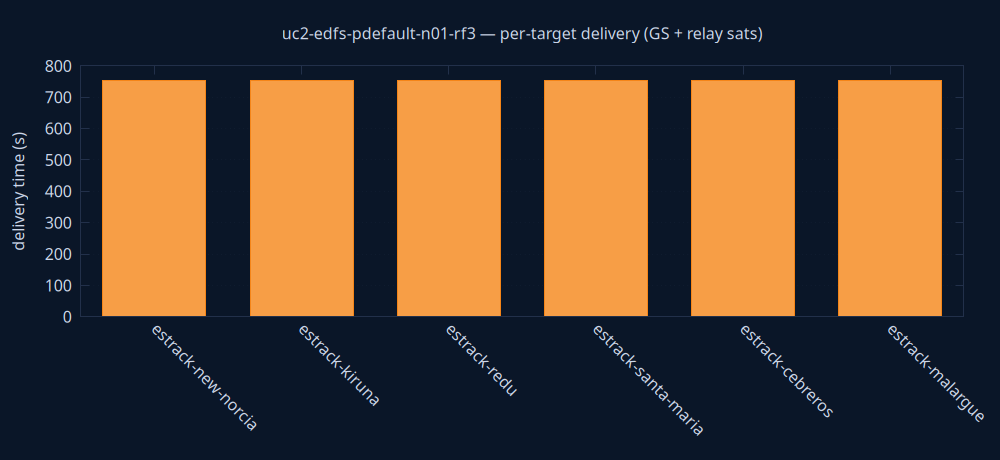

gnuplot code for this plot:
set terminal pngcairo size 1000,460 background rgb '#0a1628'
set output 'delivery.png'
set style fill solid 0.8
set boxwidth 0.7 relative
set border lc rgb '#22304a'
set grid ytics lc rgb '#22304a'
set yrange [0:*]
set ylabel 'delivery time (s)' textcolor rgb '#cdd7ea'
set xtics rotate by -45 textcolor rgb '#cdd7ea'
set ytics textcolor rgb '#cdd7ea'
set title 'uc2-edfs-pdefault-n01-rf3 — per-target delivery (GS + relay sats)' textcolor rgb '#cdd7ea'
plot 'delivery.dat' using 0:2:3:xtic(1) with boxes lc rgb variable notitle
